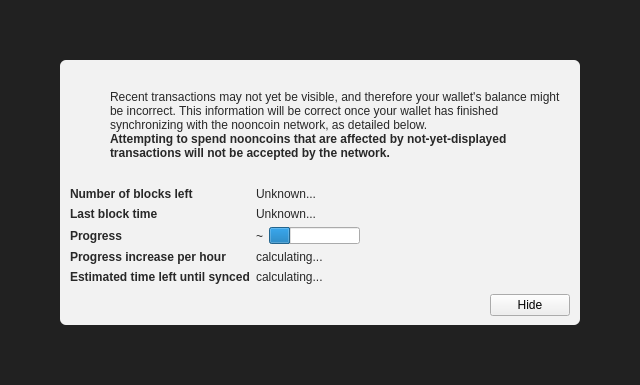
<?xml version="1.0" encoding="UTF-8"?>
<ui version="4.0">
 <class>ModalOverlay</class>
 <widget class="ModalOverlay" name="ModalOverlay">
  <property name="geometry">
   <rect>
    <x>0</x>
    <y>0</y>
    <width>640</width>
    <height>385</height>
   </rect>
  </property>
  <property name="windowTitle">
   <string>Form</string>
  </property>
  <layout class="QVBoxLayout" name="verticalLayout" stretch="0">
   <property name="sizeConstraint">
    <enum>QLayout::SetDefaultConstraint</enum>
   </property>
   <property name="leftMargin">
    <number>0</number>
   </property>
   <property name="topMargin">
    <number>0</number>
   </property>
   <property name="rightMargin">
    <number>0</number>
   </property>
   <property name="bottomMargin">
    <number>0</number>
   </property>
   <item>
    <widget class="QWidget" name="bgWidget" native="true">
     <property name="styleSheet">
      <string notr="true">#bgWidget { background: rgba(0,0,0,220); }</string>
     </property>
     <layout class="QVBoxLayout" name="verticalLayoutMain" stretch="1">
      <property name="leftMargin">
       <number>60</number>
      </property>
      <property name="topMargin">
       <number>60</number>
      </property>
      <property name="rightMargin">
       <number>60</number>
      </property>
      <property name="bottomMargin">
       <number>60</number>
      </property>
      <item>
       <widget class="QWidget" name="contentWidget" native="true">
        <property name="styleSheet">
         <string notr="true">#contentWidget { background: rgba(255,255,255,240); border-radius: 6px; }

QLabel { color: rgb(40,40,40);  }</string>
        </property>
        <layout class="QVBoxLayout" name="verticalLayoutSub" stretch="1,0,0,0">
         <property name="spacing">
          <number>0</number>
         </property>
         <property name="leftMargin">
          <number>10</number>
         </property>
         <property name="topMargin">
          <number>10</number>
         </property>
         <property name="rightMargin">
          <number>10</number>
         </property>
         <property name="bottomMargin">
          <number>10</number>
         </property>
         <item>
          <layout class="QHBoxLayout" name="horizontalLayoutIconText" stretch="0,1">
           <property name="topMargin">
            <number>20</number>
           </property>
           <item>
            <layout class="QVBoxLayout" name="verticalLayoutIcon">
             <property name="leftMargin">
              <number>0</number>
             </property>
             <item>
              <widget class="QPushButton" name="warningIcon">
               <property name="enabled">
                <bool>false</bool>
               </property>
               <property name="text">
                <string/>
               </property>
               <property name="icon">
                <iconset>
                 <normaloff>:/icons/warning</normaloff>
                 <disabledoff>:/icons/warning</disabledoff>:/icons/warning</iconset>
               </property>
               <property name="iconSize">
                <size>
                 <width>48</width>
                 <height>48</height>
                </size>
               </property>
               <property name="flat">
                <bool>true</bool>
               </property>
              </widget>
             </item>
             <item>
              <spacer name="verticalSpacerWarningIcon">
               <property name="orientation">
                <enum>Qt::Vertical</enum>
               </property>
               <property name="sizeHint" stdset="0">
                <size>
                 <width>20</width>
                 <height>40</height>
                </size>
               </property>
              </spacer>
             </item>
            </layout>
           </item>
           <item>
            <layout class="QVBoxLayout" name="verticalLayoutInfoText">
             <property name="leftMargin">
              <number>0</number>
             </property>
             <property name="topMargin">
              <number>0</number>
             </property>
             <item>
              <widget class="QLabel" name="infoText">
               <property name="text">
                <string>Recent transactions may not yet be visible, and therefore your wallet's balance might be incorrect. This information will be correct once your wallet has finished synchronizing with the nooncoin network, as detailed below.</string>
               </property>
               <property name="textFormat">
                <enum>Qt::RichText</enum>
               </property>
               <property name="wordWrap">
                <bool>true</bool>
               </property>
              </widget>
             </item>
             <item>
              <widget class="QLabel" name="infoTextStrong">
               <property name="font">
                <font>
                 <weight>75</weight>
                 <bold>true</bold>
                </font>
               </property>
               <property name="text">
                <string>Attempting to spend nooncoins that are affected by not-yet-displayed transactions will not be accepted by the network.</string>
               </property>
               <property name="textFormat">
                <enum>Qt::RichText</enum>
               </property>
               <property name="wordWrap">
                <bool>true</bool>
               </property>
              </widget>
             </item>
             <item>
              <spacer name="verticalSpacerInTextSpace">
               <property name="orientation">
                <enum>Qt::Vertical</enum>
               </property>
               <property name="sizeHint" stdset="0">
                <size>
                 <width>20</width>
                 <height>40</height>
                </size>
               </property>
              </spacer>
             </item>
            </layout>
           </item>
          </layout>
         </item>
         <item>
          <spacer name="verticalSpacerAfterText">
           <property name="orientation">
            <enum>Qt::Vertical</enum>
           </property>
           <property name="sizeHint" stdset="0">
            <size>
             <width>20</width>
             <height>40</height>
            </size>
           </property>
          </spacer>
         </item>
         <item>
          <layout class="QFormLayout" name="formLayout">
           <property name="fieldGrowthPolicy">
            <enum>QFormLayout::FieldsStayAtSizeHint</enum>
           </property>
           <property name="horizontalSpacing">
            <number>6</number>
           </property>
           <property name="verticalSpacing">
            <number>6</number>
           </property>
           <property name="topMargin">
            <number>10</number>
           </property>
           <item row="0" column="0">
            <widget class="QLabel" name="labelNumberOfBlocksLeft">
             <property name="font">
              <font>
               <weight>75</weight>
               <bold>true</bold>
              </font>
             </property>
             <property name="text">
              <string>Number of blocks left</string>
             </property>
            </widget>
           </item>
           <item row="0" column="1">
            <widget class="QLabel" name="numberOfBlocksLeft">
             <property name="text">
              <string>Unknown...</string>
             </property>
            </widget>
           </item>
           <item row="1" column="0">
            <widget class="QLabel" name="labelLastBlockTime">
             <property name="font">
              <font>
               <weight>75</weight>
               <bold>true</bold>
              </font>
             </property>
             <property name="text">
              <string>Last block time</string>
             </property>
            </widget>
           </item>
           <item row="1" column="1">
            <widget class="QLabel" name="newestBlockDate">
             <property name="sizePolicy">
              <sizepolicy hsizetype="Maximum" vsizetype="Preferred">
               <horstretch>0</horstretch>
               <verstretch>0</verstretch>
              </sizepolicy>
             </property>
             <property name="text">
              <string>Unknown...</string>
             </property>
            </widget>
           </item>
           <item row="2" column="0">
            <widget class="QLabel" name="labelSyncDone">
             <property name="font">
              <font>
               <weight>75</weight>
               <bold>true</bold>
              </font>
             </property>
             <property name="text">
              <string>Progress</string>
             </property>
            </widget>
           </item>
           <item row="2" column="1">
            <layout class="QHBoxLayout" name="horizontalLayoutSync" stretch="0,1">
             <item>
              <widget class="QLabel" name="percentageProgress">
               <property name="text">
                <string notr="true">~</string>
               </property>
              </widget>
             </item>
             <item>
              <widget class="QProgressBar" name="progressBar">
               <property name="value">
                <number>24</number>
               </property>
               <property name="format">
                <string/>
               </property>
              </widget>
             </item>
            </layout>
           </item>
           <item row="4" column="0">
            <widget class="QLabel" name="labelProgressIncrease">
             <property name="font">
              <font>
               <weight>75</weight>
               <bold>true</bold>
              </font>
             </property>
             <property name="text">
              <string>Progress increase per hour</string>
             </property>
            </widget>
           </item>
           <item row="4" column="1">
            <widget class="QLabel" name="progressIncreasePerH">
             <property name="text">
              <string>calculating...</string>
             </property>
            </widget>
           </item>
           <item row="5" column="0">
            <widget class="QLabel" name="labelEstimatedTimeLeft">
             <property name="font">
              <font>
               <weight>75</weight>
               <bold>true</bold>
              </font>
             </property>
             <property name="text">
              <string>Estimated time left until synced</string>
             </property>
            </widget>
           </item>
           <item row="5" column="1">
            <widget class="QLabel" name="expectedTimeLeft">
             <property name="text">
              <string>calculating...</string>
             </property>
            </widget>
           </item>
          </layout>
         </item>
         <item>
          <layout class="QHBoxLayout" name="horizontalLayoutButtons">
           <property name="leftMargin">
            <number>10</number>
           </property>
           <property name="topMargin">
            <number>10</number>
           </property>
           <item>
            <spacer name="horizontalSpacer">
             <property name="orientation">
              <enum>Qt::Horizontal</enum>
             </property>
             <property name="sizeHint" stdset="0">
              <size>
               <width>40</width>
               <height>20</height>
              </size>
             </property>
            </spacer>
           </item>
           <item>
            <widget class="QPushButton" name="closeButton">
             <property name="text">
              <string>Hide</string>
             </property>
            </widget>
           </item>
          </layout>
         </item>
        </layout>
       </widget>
      </item>
     </layout>
    </widget>
   </item>
  </layout>
 </widget>
 <customwidgets>
  <customwidget>
   <class>ModalOverlay</class>
   <extends>QWidget</extends>
   <header>modaloverlay.h</header>
   <container>1</container>
  </customwidget>
 </customwidgets>
 <resources/>
 <connections/>
</ui>
